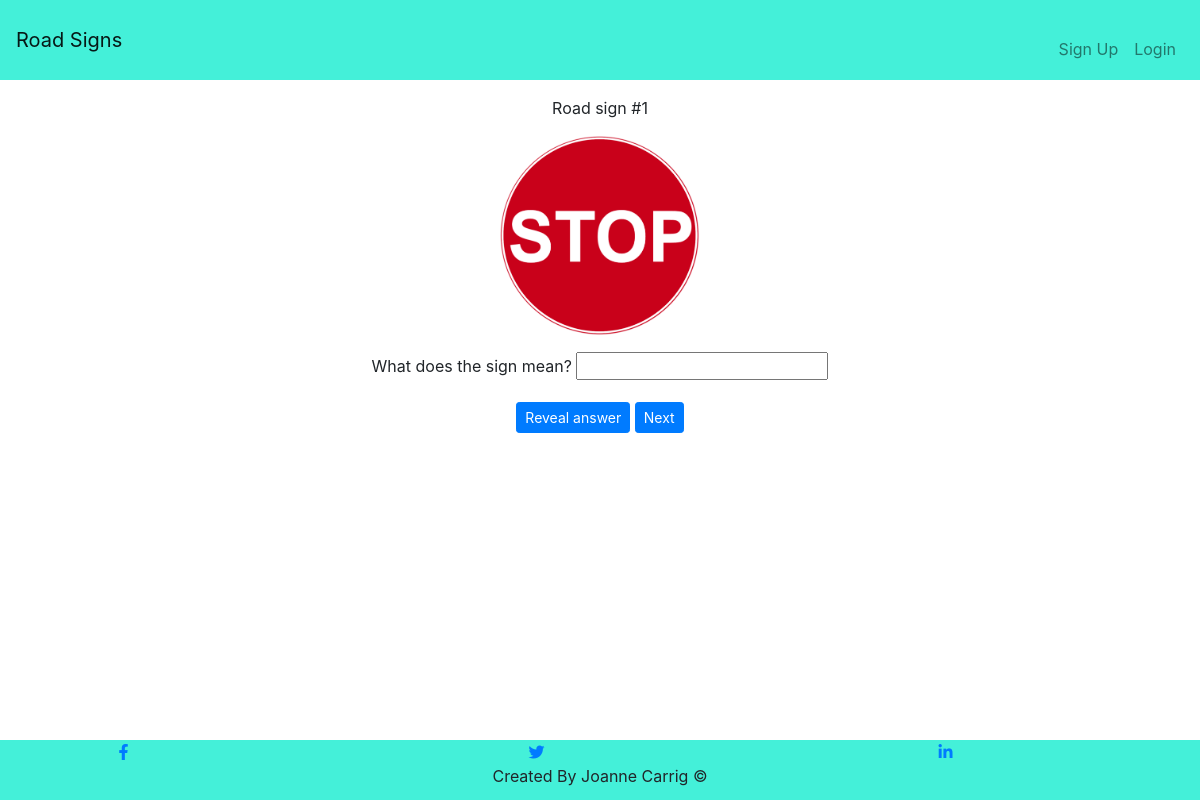
/ordered/0/, run on the app's committed database.
### guessapp/models.py (models this page shows, shortened)
class Roadsign(models.Model):
    sign_name = models.CharField(max_length=100)
    photo = models.CharField(null=True, blank=True, max_length=100)

### guessapp/views.py (the view)
# urls.py: path('ordered/<id>/', views.insequence, name='insequence'),
def insequence(request, id):
    id = int(id) + 1
    sign = Roadsign.objects.filter(pk=id)
    context = {
        "signs": sign,
    }
    return render(request, "signsOrdered.html", context)

### templates/signsOrdered.html (shortened to what this page needs)
{% extends "base.html" %}
{% load static %}
{% block content %}
<div class="container text-center">
    {% for sign in signs %}
    <p class="mt-3">Road sign #{{ sign.id }}</p>
    <div class="roadsign-image-container mt-3 mb-2">
        <img class="img-fluid roadsign-image" src="{% static sign.photo %}" alt="hero image">
    </div>
    <div class="mt-3 mb-2">
        <label>What does the sign mean?</label>
        <input id="sign-guess" type="text" name=sign-guess>
    </div>
    <div class="mt-3 mb-2">
        <button class="btn btn-sm btn-primary" id="reveal-button">Reveal answer</button>
        <a class="btn btn-sm btn-primary" id="next-sign" href="{% url 'insequence' sign.id %}">Next</a>
    </div>
    {% endfor %}
</div>
{% endblock %}

### static/css/base.css (style rules this page uses)
* { margin: 0; padding: 0; }
body { min-height: 100vh; }
.roadsign-image-container { height: 200px; }
.roadsign-image { object-fit: cover; height: 200px; }

### data on the page
Roadsign: id "1", photo (picture)
